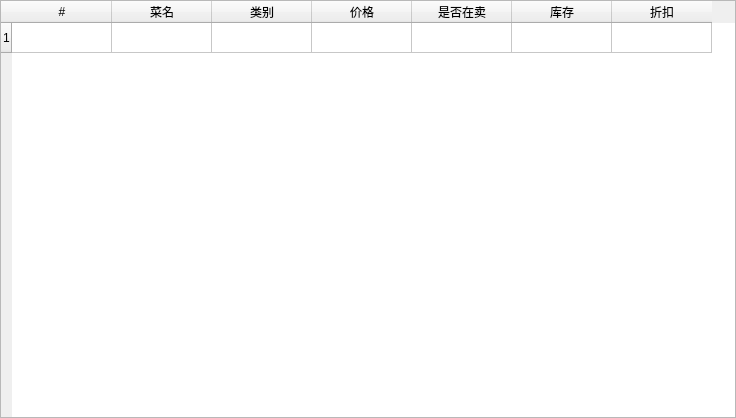
<?xml version="1.0" encoding="UTF-8"?>
<ui version="4.0">
 <class>menu</class>
 <widget class="QWidget" name="menu">
  <property name="geometry">
   <rect>
    <x>0</x>
    <y>0</y>
    <width>736</width>
    <height>418</height>
   </rect>
  </property>
  <property name="windowTitle">
   <string>Form</string>
  </property>
  <layout class="QHBoxLayout" name="horizontalLayout">
   <property name="spacing">
    <number>0</number>
   </property>
   <property name="leftMargin">
    <number>0</number>
   </property>
   <property name="topMargin">
    <number>0</number>
   </property>
   <property name="rightMargin">
    <number>0</number>
   </property>
   <property name="bottomMargin">
    <number>0</number>
   </property>
   <item>
    <widget class="QTableWidget" name="tableWidget">
     <row>
      <property name="text">
       <string>1</string>
      </property>
     </row>
     <column>
      <property name="text">
       <string>#</string>
      </property>
     </column>
     <column>
      <property name="text">
       <string>菜名</string>
      </property>
     </column>
     <column>
      <property name="text">
       <string>类别</string>
      </property>
     </column>
     <column>
      <property name="text">
       <string>价格</string>
      </property>
     </column>
     <column>
      <property name="text">
       <string>是否在卖</string>
      </property>
     </column>
     <column>
      <property name="text">
       <string>库存</string>
      </property>
     </column>
     <column>
      <property name="text">
       <string>折扣</string>
      </property>
     </column>
     <item row="0" column="1">
      <property name="text">
       <string/>
      </property>
     </item>
     <item row="0" column="3">
      <property name="text">
       <string/>
      </property>
     </item>
    </widget>
   </item>
  </layout>
 </widget>
 <resources/>
 <connections/>
</ui>
